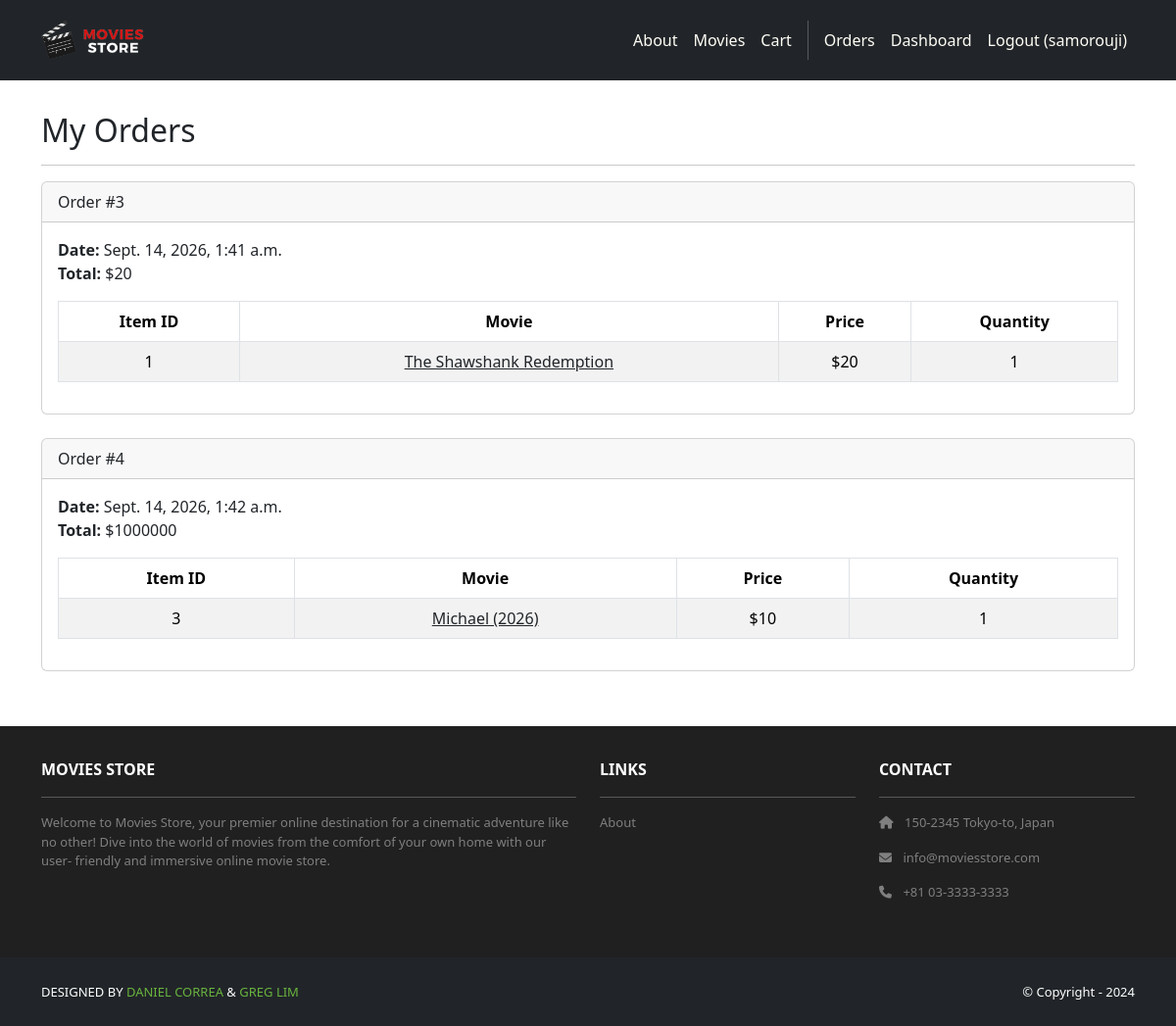
Page /accounts/orders/ (signed in) on the committed database.
### cart/models.py (models this page shows, shortened)
class Order(models.Model):
    id = models.AutoField(primary_key=True)
    total = models.IntegerField()
    date = models.DateTimeField(auto_now_add=True)
    user = models.ForeignKey(User,
        on_delete=models.CASCADE)

class Item(models.Model):
    id = models.AutoField(primary_key=True)
    price = models.IntegerField()
    quantity = models.IntegerField()
    order = models.ForeignKey(Order,
        on_delete=models.CASCADE)
    movie = models.ForeignKey(Movie,
        on_delete=models.CASCADE)

### movies/models.py (models this page shows, shortened)
class Movie(models.Model):
    id = models.AutoField(primary_key=True)
    name = models.CharField(max_length=255)
    price = models.IntegerField()
    description = models.TextField()
    image = models.ImageField(upload_to='movie_images/')

### accounts/views.py (the view)
# urls.py: path('orders/', views.orders, name='accounts.orders'),
@login_required
def orders(request):
    template_data = {}
    template_data['title'] = 'Orders'
    template_data['orders'] = request.user.order_set.all()
    return render(request, 'accounts/orders.html',
        {'template_data': template_data})

### accounts/templates/accounts/orders.html
{% extends 'base.html' %}
{% block content %}
<div class="p-3">
  <div class="container">
    <div class="row mt-3">
      <div class="col mx-auto mb-3">
        <h2>My Orders</h2>
        <hr />
        {% for order in template_data.orders %}
        <div class="card mb-4">
          <div class="card-header">
            Order #{{ order.id }}
          </div>
          <div class="card-body">
            <b>Date:</b> {{ order.date }}<br />
            <b>Total:</b> ${{ order.total }}<br />
            <div class="table-responsive" role="region"
                 aria-label="Items in order {{ order.id }}" tabindex="0">
            <table class="table table-bordered
              table-striped text-center mt-3">
              <thead>
                <tr>
                  <th scope="col">Item ID</th>
                  <th scope="col">Movie</th>
                  <th scope="col">Price</th>
                  <th scope="col">Quantity</th>
                </tr>
              </thead>
              <tbody>
                {% for item in order.item_set.all %}
                <tr>
                  <td>{{ item.movie.id }}</td>
                  <td>
                    <a class="link-dark"
                      href="{% url 'movies.show'
                      id=item.movie.id %}">
                      {{ item.movie.name }}
                    </a>
                  </td>
                  <td>${{ item.movie.price }}</td>
                  <td>{{ item.quantity }}</td>
                </tr>
                {% endfor %}
              </tbody>
            </table>
            </div>
          </div>
        </div>
        {% endfor %}
      </div>
    </div>
  </div>
</div>
{% endblock content %}

### moviesstore/templates/base.html (shortened to what this page needs)
<!DOCTYPE html>
<html>
    {% load static %}
  <head>
    <link rel="stylesheet" type="text/css" href="{% static 'css/style.css' %}?v=5">
    <link href="https://cdn.jsdelivr.net/npm/bootstrap@5.3.3/dist/css/bootstrap.min.css" rel="stylesheet">
    <link rel="stylesheet"  href="https://cdnjs.cloudflare.com/ajax/libs/font-awesome/6.1.1/css/all.min.css">
  </head>
  <body class="site-page {% block body_class %}{% endblock body_class %}">
    <nav class="p-3 navbar navbar-dark bg-dark
         navbar-expand-lg">
      <div class="container">
        <a class="navbar-brand"
           href="{% url 'home.index' %}">
          <img src="{% static 'img/logo.png' %}" alt="logo"
               height="40" />
        </a>
        <div class="collapse navbar-collapse"
             id="navbarNavAltMarkup">
          <div class="navbar-nav ms-auto navbar-ml">
            <a class="nav-link"
               href="{% url 'home.about' %}">About</a>
            <a class="nav-link" href=
              "{% url 'movies.index' %}">Movies</a>
            <a class="nav-link"
              href="{% url 'cart.index' %}">Cart</a>
            {% if user.is_authenticated and user.is_staff%}
              <a class="nav-link" href="{% url 'accounts.orders' %}">Orders</a>
              <a class="nav-link" href="{% url 'dashboard.index' %}">Dashboard</a>
              <a class="nav-link" href="{% url 'accounts.logout' %}">Logout ({{user.username }})</a>
            {% elif user.is_authenticated %}
              <a class="nav-link" href="{% url 'accounts.orders' %}">Orders</a>
              <a class="nav-link" href="{% url 'accounts.logout' %}">Logout ({{user.username }})</a>
            {% else %}
              <a class="nav-link" href="{% url 'accounts.login' %}">Login</a>
              <a class="nav-link" href="{% url 'accounts.signup' %}">Sign Up</a>
            {% endif %}
          </div>
        </div>
      </div>
    </nav>
    <div class="page-content {% block content_class %}{% endblock content_class %}">
      {% block content %}
      {% endblock content %}
    </div>
    <section class="p-3 ms-footer d-none d-md-block">
      <div class="container">
        <div class="row mt-3 text-white">
          <div class="col-md-6 col-lg-6 col-xl-6
               mx-auto mb-4">
            <b>MOVIES STORE</b>
            <hr />
            <p>
              Welcome to Movies Store, your premier online
              destination for a cinematic adventure like no
              other! Dive into the world of movies from the
              comfort of your own home with our user-
              friendly and immersive online movie store.
            </p>
          </div>
          <div class="col-md-3 col-lg-3 col-xl-3
               mx-auto mb-4">
            <b>LINKS</b>
            <hr />
            <p><a class="nav-link"
              href="{% url 'home.about' %}">
              About
            </a></p>
          </div>
          <div class="col-md-3 col-lg-3 col-xl-3 mx-auto
               mb-4">
            <b>CONTACT</b>
            <hr />
            <p><i class="fas fa-home me-2"></i>
              150-2345 Tokyo-to, Japan
            </p>
            <p><i class="fas fa-envelope me-2"></i>
              info@moviesstore.com
            </p>
            <p><i class="fas fa-phone me-2"></i>
              +81 03-3333-3333
            </p>
          </div>
        </div>
      </div>
    </section>
    <section class="p-3 ms-footer-bottom bg-dark">
      <div class="container d-flex
           justify-content-between">
        <div class="me-5 text-white">
          <span>DESIGNED BY
            <a href="https://www.x.com/danielgarax"
            target="_blank">DANIEL CORREA</a> &
            <a href="https://www.x.com/greglim81"
            target="_blank">GREG LIM</a>
          </span>
        </div>
        <div class="text-white">
          <span>© Copyright - 2024</span>
        </div>
      </div>
    </section>
  </body>
</html>

### moviesstore/static/css/style.css (style rules this page uses)
body { font-family: 'Poppins', sans-serif; }
body.site-page { min-height: 100vh; min-height: 100dvh; display: flex; flex-direction: column; }
.site-page > .page-content { flex: 1 0 auto; min-width: 0; }
.site-page > nav, .site-page > section { flex-shrink: 0; }
.navbar a.nav-link { color: #FFFEF6 !important; }
.bg-dark { background-color: #2E2E2E !important; }
.ms-footer { background-color: #202020; }
.ms-footer p { color: #7F7F7F; font-size: 13px; }
.ms-footer-bottom span { font-size: 13px; line-height: 38px; }
.ms-footer-bottom a { color: #6ab43e; text-decoration: none; }

### rows in the picture
Order: id "3", date "Sept. 14, 2026, 1:41 a.m.", total "20"
Item: movie.id "1", movie.name "The Shawshank Redemption", movie.price "20", quantity "1"
Order: id "4", date "Sept. 14, 2026, 1:42 a.m.", total "1000000"
Item: movie.id "3", movie.name "Michael (2026)", movie.price "10", quantity "1"

### other values in the picture
{{ user.username }} "samorouji"
